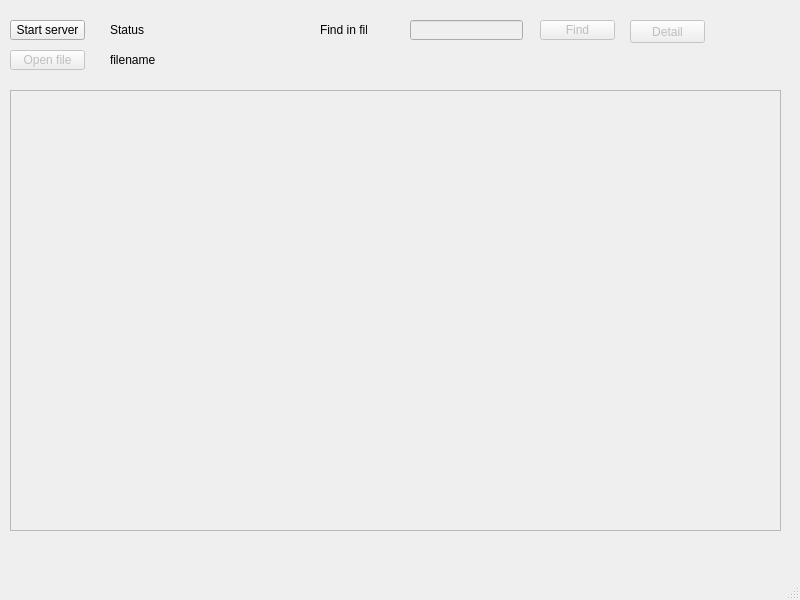
<?xml version="1.0" encoding="UTF-8"?>
<ui version="4.0">
 <class>MainWindow</class>
 <widget class="QMainWindow" name="MainWindow">
  <property name="geometry">
   <rect>
    <x>0</x>
    <y>0</y>
    <width>800</width>
    <height>600</height>
   </rect>
  </property>
  <property name="windowTitle">
   <string>MainWindow</string>
  </property>
  <widget class="QWidget" name="centralwidget">
   <widget class="QPushButton" name="pushButton_server_start">
    <property name="geometry">
     <rect>
      <x>10</x>
      <y>20</y>
      <width>75</width>
      <height>20</height>
     </rect>
    </property>
    <property name="text">
     <string>Start server</string>
    </property>
   </widget>
   <widget class="QPushButton" name="pushButton_file_open">
    <property name="enabled">
     <bool>false</bool>
    </property>
    <property name="geometry">
     <rect>
      <x>10</x>
      <y>50</y>
      <width>75</width>
      <height>20</height>
     </rect>
    </property>
    <property name="text">
     <string>Open file</string>
    </property>
   </widget>
   <widget class="QPushButton" name="pushButton_find">
    <property name="enabled">
     <bool>false</bool>
    </property>
    <property name="geometry">
     <rect>
      <x>540</x>
      <y>20</y>
      <width>75</width>
      <height>20</height>
     </rect>
    </property>
    <property name="text">
     <string>Find</string>
    </property>
   </widget>
   <widget class="QLabel" name="label_status_connect">
    <property name="enabled">
     <bool>true</bool>
    </property>
    <property name="geometry">
     <rect>
      <x>110</x>
      <y>20</y>
      <width>60</width>
      <height>20</height>
     </rect>
    </property>
    <property name="text">
     <string>Status</string>
    </property>
   </widget>
   <widget class="QLabel" name="label_filename">
    <property name="geometry">
     <rect>
      <x>110</x>
      <y>50</y>
      <width>501</width>
      <height>20</height>
     </rect>
    </property>
    <property name="text">
     <string>filename</string>
    </property>
   </widget>
   <widget class="QLineEdit" name="lineEdit_find">
    <property name="enabled">
     <bool>false</bool>
    </property>
    <property name="geometry">
     <rect>
      <x>410</x>
      <y>20</y>
      <width>113</width>
      <height>20</height>
     </rect>
    </property>
   </widget>
   <widget class="QLabel" name="label_find">
    <property name="geometry">
     <rect>
      <x>320</x>
      <y>20</y>
      <width>47</width>
      <height>20</height>
     </rect>
    </property>
    <property name="text">
     <string>Find in file</string>
    </property>
   </widget>
   <widget class="QTextEdit" name="textEdit">
    <property name="enabled">
     <bool>false</bool>
    </property>
    <property name="geometry">
     <rect>
      <x>10</x>
      <y>90</y>
      <width>771</width>
      <height>441</height>
     </rect>
    </property>
   </widget>
   <widget class="QPushButton" name="pushButton_detail">
    <property name="enabled">
     <bool>false</bool>
    </property>
    <property name="geometry">
     <rect>
      <x>630</x>
      <y>20</y>
      <width>75</width>
      <height>23</height>
     </rect>
    </property>
    <property name="text">
     <string>Detail</string>
    </property>
   </widget>
  </widget>
  <widget class="QMenuBar" name="menubar">
   <property name="geometry">
    <rect>
     <x>0</x>
     <y>0</y>
     <width>800</width>
     <height>21</height>
    </rect>
   </property>
  </widget>
  <widget class="QStatusBar" name="statusbar"/>
 </widget>
 <resources/>
 <connections/>
</ui>
